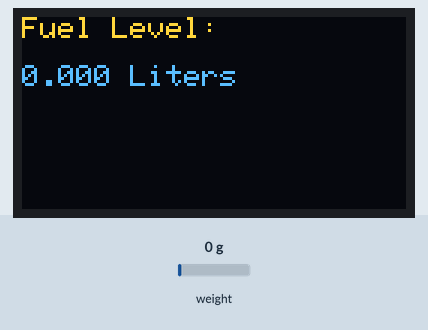
This sketch was run on a simulated Arduino Uno, built with avr-gcc and run on an emulated ATmega328P. Shown: 128×64 one-colour display. Inputs (shaded band) come from the test bench; at power-on: weight on the scale 0 g. The OLED is the two-colour kind (top 16 rows yellow); the display library's start-up logo is not drawn; what the sketch prints to the serial monitor is not drawn.

Above: at 3.2 s.
3.3 s: weight on the scale set to 2500 g
At 4.8 s:
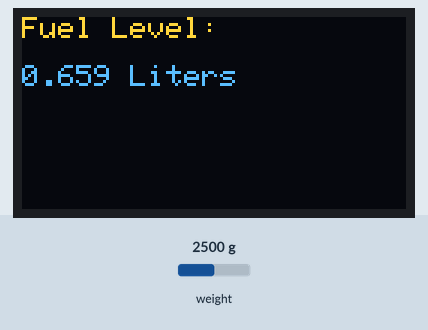
5.1 s: weight on the scale set to 3750 g
At 6.2 s:
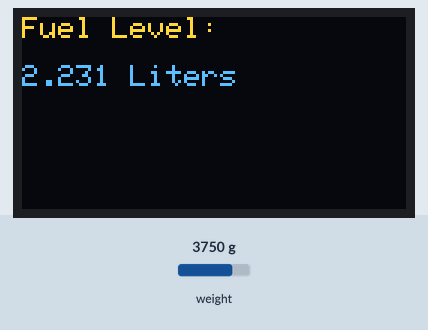
6.6 s: weight on the scale set to 4900 g
At 7.3 s:
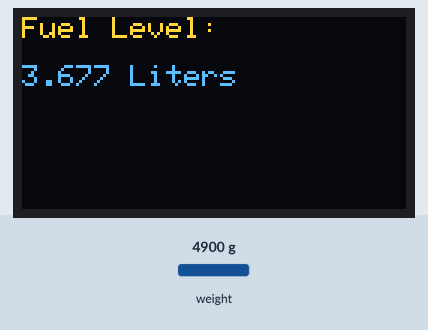
Timing chart, 0 to 9.6 s (numbered marks = the images above; inputs shaded):
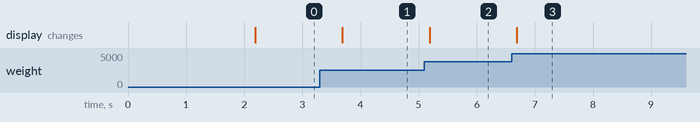

Measured:
- after the input at 3.3 s, the display: changes after 0.39 s (image 1)
- after the input at 5.1 s, the display: changes after 0.09 s (image 2)
- after the input at 6.6 s, the display: changes after 0.09 s (image 3)

The sketch:

Digital_Fuel_Gauge_Arduino_Code.ino
```cpp
#include <Wire.h>
#include <Adafruit_GFX.h>
#include <Adafruit_SSD1306.h>
#include "HX711.h"

#define OLED_RESET -1
Adafruit_SSD1306 display(OLED_RESET);

HX711 scale;

// Calibration values (adjust these based on your tank and sensor)
long EMPTY_PRESSURE = 830000; // Pressure reading when the tank is empty
long FULL_PRESSURE = 2500000; // Pressure reading when the tank is full
const float TANK_CAPACITY = 5; // Tank capacity in liters (750 ml)

unsigned long previousMillis = 0;
const long interval = 500; // Update interval in milliseconds (5 seconds)

void setup() {
  Serial.begin(9600);

  // Initialize display with the specified I2C address
  display.begin(SSD1306_SWITCHCAPVCC, 0x3C); // Change 0x3C to your OLED address (if different)
  display.display();
  delay(2000);
  display.clearDisplay();

  // Define your scale data and clock pins
  scale.begin(3, 4); // Set the data pin to D3 and the SCK pin to D4 (adjust as needed)

  display.setTextSize(1);
  display.setTextColor(SSD1306_WHITE);
}

void loop() {
  unsigned long currentMillis = millis();

  if (currentMillis - previousMillis >= interval) {
    // Read pressure value from the sensor
    long pressureReading = scale.read();

    // Print the raw sensor value to the serial monitor
    Serial.print("Raw Pressure Reading: ");
    Serial.println(pressureReading);

    // Calculate the ratio of the current pressure to the full pressure
    float pressureRatio = (float)(pressureReading - EMPTY_PRESSURE) / (FULL_PRESSURE - EMPTY_PRESSURE);

    // Ensure the ratio is within the valid range [0, 1]
    pressureRatio = constrain(pressureRatio, 0.0, 1.0);

    // Calculate the fuel level in liters
    float fuelLevel = pressureRatio * TANK_CAPACITY;

    // Print the calculated fuel level to the serial monitor
    Serial.print("Fuel Level (Liters): ");
    Serial.println(fuelLevel, 3); // Display three decimal places for a precise reading

    // Update the OLED display
    display.clearDisplay();
    display.setCursor(0,0);
    display.print("Fuel Level:");
    display.setCursor(0,16);
    display.print(fuelLevel, 3); // Display three decimal places
    display.print(" Liters");
    display.display();

    previousMillis = currentMillis;
  }
}
```
